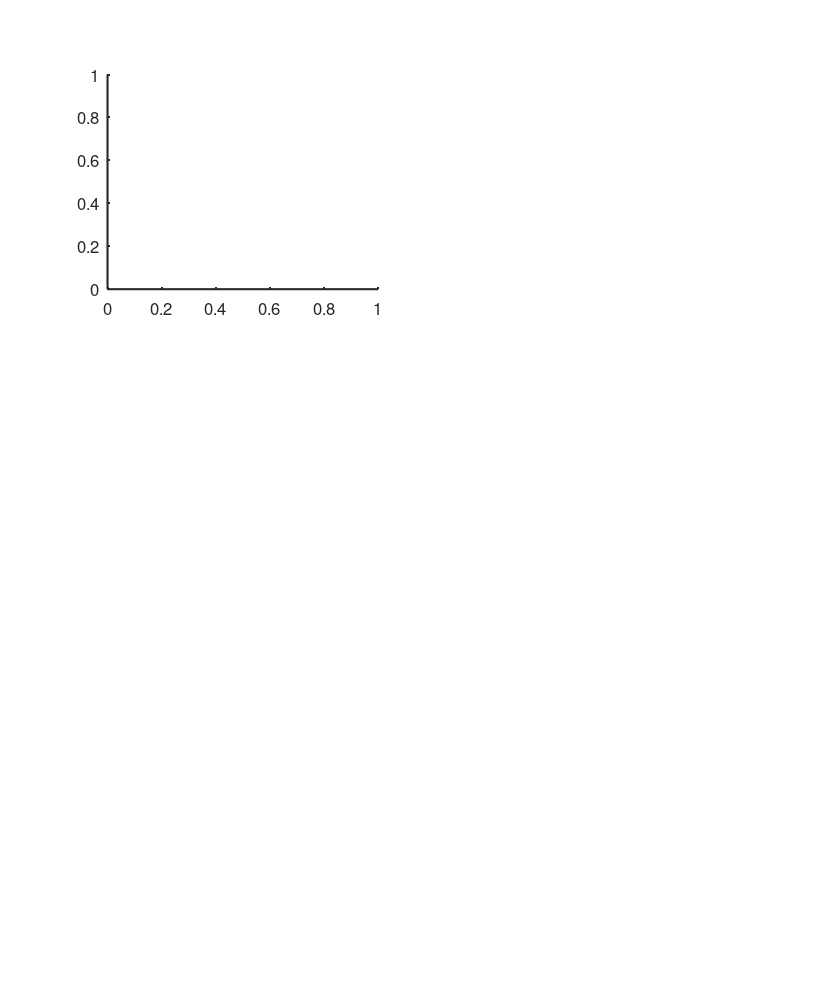

The MATLAB script that drew this image: (Note: this script raises an error after producing the figure.)
%% Neural Rejuvenation Hypothesis - Population Model (Publication Quality)
% This model demonstrates the key concepts of neural rejuvenation in addiction
% at the population level for scientific publication

clear all; close all; clc;

%% Simulation Parameters
dt = 0.1;                    % Time step (arbitrary units)
t_total = 500;               % Total simulation time
t = 0:dt:t_total;
n_steps = length(t);

% Drug exposure protocol
exposure_start = 100;        % When drug exposure begins
exposure_duration = 50;      % Duration of repeated exposures
n_exposures = 5;             % Number of exposure sessions
exposure_interval = 30;      % Time between exposures
withdrawal_start = exposure_start + n_exposures * exposure_interval;

%% Initial Population of Synapses
N_total = 1000;              % Total number of synapses
N_adult = N_total;           % Adult-like synapses (GluN2A-dominant)
N_juvenile = 0;              % Juvenile-like synapses (GluN2B-dominant)
N_silent = 0;                % Silent synapses (NMDA-only)
N_mature_silent = 0;         % Matured silent synapses (with CP-AMPARs)

%% Model Parameters
% Rejuvenation rates during exposure
k_adult_to_juvenile = 0.08;  % Rate of adult→juvenile conversion
k_silent_generation = 0.03;  % Rate of silent synapse generation

% Maturation rates during withdrawal
k_juvenile_to_adult = 0.02;  % Rate of juvenile→adult recovery
k_silent_maturation = 0.04;  % Rate of silent→mature conversion
k_silent_pruning = 0.01;     % Rate of silent synapse elimination

% Plasticity parameters
plasticity_adult = 1.0;      % Baseline plasticity for adult synapses
plasticity_juvenile = 2.5;   % Enhanced plasticity for juvenile synapses
plasticity_silent = 0.5;     % Reduced plasticity for silent synapses
plasticity_cp_ampar = 3.0;   % Very high plasticity for CP-AMPAR synapses

%% Initialize arrays to store results
populations = zeros(n_steps, 4);  % [Adult, Juvenile, Silent, Mature_Silent]
drug_present = zeros(n_steps, 1);
total_plasticity = zeros(n_steps, 1);
memory_strength = zeros(n_steps, 1);
cue_response = zeros(n_steps, 1);

%% Main simulation loop
current_memory = 0;

for i = 1:n_steps
    current_time = t(i);
    
    %% Determine if drug is present
    drug_exposure = 0;
    for exp = 1:n_exposures
        exp_start = exposure_start + (exp-1) * exposure_interval;
        if current_time >= exp_start && current_time <= exp_start + 5
            drug_exposure = 1;
            break;
        end
    end
    
    drug_present(i) = drug_exposure;
    
    %% During drug exposure - Rejuvenation phase
    if drug_exposure == 1
        % Convert adult synapses to juvenile-like
        adult_to_juvenile = k_adult_to_juvenile * N_adult * dt;
        N_adult = max(0, N_adult - adult_to_juvenile);
        N_juvenile = N_juvenile + adult_to_juvenile;
        
        % Generate silent synapses from juvenile population
        juvenile_to_silent = k_silent_generation * N_juvenile * dt;
        N_juvenile = max(0, N_juvenile - juvenile_to_silent);
        N_silent = N_silent + juvenile_to_silent;
        
    %% During withdrawal - Maturation phase
    elseif current_time > withdrawal_start
        % Gradual recovery of juvenile to adult
        juvenile_to_adult = k_juvenile_to_adult * N_juvenile * dt;
        N_juvenile = max(0, N_juvenile - juvenile_to_adult);
        N_adult = N_adult + juvenile_to_adult;
        
        % Silent synapses can mature or be pruned
        silent_maturation = k_silent_maturation * N_silent * dt;
        silent_pruning = k_silent_pruning * N_silent * dt;
        
        N_silent = max(0, N_silent - silent_maturation - silent_pruning);
        N_mature_silent = N_mature_silent + silent_maturation;
        % Pruned synapses are lost from the system
    end
    
    %% Calculate total plasticity capacity
    total_plasticity(i) = (N_adult * plasticity_adult + ...
                          N_juvenile * plasticity_juvenile + ...
                          N_silent * plasticity_silent + ...
                          N_mature_silent * plasticity_cp_ampar) / N_total;
    
    %% Memory formation and incubation
    if drug_exposure == 1
        % Strong memory formation during drug exposure
        memory_increment = 0.5 * total_plasticity(i);
        current_memory = current_memory + memory_increment * dt;
    else
        % Memory incubation - grows during withdrawal due to silent synapse maturation
        incubation_factor = N_mature_silent / N_total;  % More mature silent synapses = stronger incubation
        memory_increment = 0.1 * incubation_factor;
        current_memory = current_memory + memory_increment * dt;
    end
    
    memory_strength(i) = current_memory;
    
    %% Cue-induced response (simplified)
    % Simulate periodic cue presentation
    if mod(current_time, 50) < 2  % Cue every 50 time units for 2 units duration
        cue_response(i) = memory_strength(i) * total_plasticity(i) * 0.8;
    else
        cue_response(i) = 0;
    end
    
    %% Store population data
    populations(i, :) = [N_adult, N_juvenile, N_silent, N_mature_silent];
end

%% Publication Quality Figure Settings
% Set default figure properties for publication
set(0, 'DefaultFigureColor', 'white');
set(0, 'DefaultAxesLineWidth', 1.5);
set(0, 'DefaultLineLineWidth', 2);
set(0, 'DefaultAxesFontSize', 12);
set(0, 'DefaultTextFontSize', 12);

% A4 paper size in inches (210 × 297 mm = 8.27 × 11.69 inches)
A4_width = 8.27;
A4_height = 11.69;

%% Figure 1: Core Rejuvenation Dynamics
fig1 = figure('Position', [100, 100, 800, 1000], 'Color', 'white');
% Set figure size to A4 with proper aspect ratio (3 rows, 2 columns)
set(fig1, 'Units', 'inches');
set(fig1, 'Position', [1, 1, A4_width, A4_height*0.85]); % Use 85% of A4 height
set(fig1, 'PaperUnits', 'inches');
set(fig1, 'PaperSize', [A4_width, A4_height*0.85]);
set(fig1, 'PaperPosition', [0, 0, A4_width, A4_height*0.85]);

% Panel A: Drug exposure timeline and cue-induced responses
subplot(3, 2, 1);
% Create a comprehensive timeline view
yyaxis left
h_cue = stem(t(cue_response > 0), cue_response(cue_response > 0), 'g', 'LineWidth', 2, 'MarkerSize', 4);
ylabel('Cue Response Strength', 'FontSize', 11, 'FontWeight', 'bold');
set(gca, 'YColor', [0.2 0.7 0.3]);

yyaxis right
% Show drug exposure as filled regions
drug_timeline = zeros(size(t));
drug_timeline(drug_present > 0) = 1;
h_drug = area(t, drug_timeline, 'FaceColor', [0.8 0.3 0.3], 'EdgeColor', 'none', 'FaceAlpha', 0.6);
ylabel('Drug Exposure', 'FontSize', 11, 'FontWeight', 'bold');
set(gca, 'YColor', [0.8 0.3 0.3], 'YTick', [0 1], 'YTickLabel', {'Off', 'On'});
ylim([0 1.2]);

xlabel('Time (a.u.)', 'FontSize', 11, 'FontWeight', 'bold');
title('A. Drug Exposure & Cue Responses', 'FontSize', 13, 'FontWeight', 'bold');
set(gca, 'Box', 'off', 'LineWidth', 1.5);
grid on;

% Add phase annotations
text(50, 0.5, 'Baseline', 'FontSize', 9, 'FontWeight', 'bold', 'HorizontalAlignment', 'center');
text(150, 0.5, 'Exposure', 'FontSize', 9, 'FontWeight', 'bold', 'HorizontalAlignment', 'center', 'Color', [0.8 0.3 0.3]);
text(350, 0.5, 'Withdrawal', 'FontSize', 9, 'FontWeight', 'bold', 'HorizontalAlignment', 'center');
text(450, 0.5, 'Incubation', 'FontSize', 9, 'FontWeight', 'bold', 'HorizontalAlignment', 'center');

% Panel B: Population dynamics
subplot(3, 2, 2);
colors = [0.2 0.4 0.8; 0.8 0.2 0.2; 0.2 0.7 0.3; 0.7 0.2 0.7];
h1 = plot(t, populations(:, 1), 'Color', colors(1,:), 'LineWidth', 2.5); hold on;
h2 = plot(t, populations(:, 2), 'Color', colors(2,:), 'LineWidth', 2.5);
h3 = plot(t, populations(:, 3), 'Color', colors(3,:), 'LineWidth', 2.5);
h4 = plot(t, populations(:, 4), 'Color', colors(4,:), 'LineWidth', 2.5);

% Mark drug exposure periods
drug_times = find(drug_present > 0);
if ~isempty(drug_times)
    exposure_regions = [];
    for j = 1:length(drug_times)
        if j == 1 || drug_times(j) - drug_times(j-1) > 10
            region_start = t(drug_times(j));
        end
        if j == length(drug_times) || drug_times(j+1) - drug_times(j) > 10
            region_end = t(drug_times(j));
            patch([region_start region_end region_end region_start], ...
                  [0 0 N_total*1.1 N_total*1.1], [0.9 0.9 0.9], ...
                  'EdgeColor', 'none', 'FaceAlpha', 0.3);
        end
    end
end

xlabel('Time (a.u.)', 'FontSize', 11, 'FontWeight', 'bold');
ylabel('Number of Synapses', 'FontSize', 11, 'FontWeight', 'bold');
title('B. Synapse Population Dynamics', 'FontSize', 13, 'FontWeight', 'bold');
legend([h1 h2 h3 h4], {'Adult (GluN2A)', 'Juvenile (GluN2B)', 'Silent', 'Matured (CP-AMPAR)'}, ...
       'Location', 'best', 'FontSize', 9);
set(gca, 'Box', 'off', 'LineWidth', 1.5);
ylim([0 N_total*1.1]);
grid on; grid minor;

% Panel C: NMDA receptor subunit composition
subplot(3, 2, 3);
gluN2A_ratio = populations(:, 1) ./ (populations(:, 1) + populations(:, 2) + 0.001);
gluN2B_ratio = populations(:, 2) ./ (populations(:, 1) + populations(:, 2) + 0.001);
h5 = plot(t, gluN2A_ratio, 'Color', [0.2 0.4 0.8], 'LineWidth', 3); hold on;
h6 = plot(t, gluN2B_ratio, 'Color', [0.8 0.2 0.2], 'LineWidth', 3);
plot(t, ones(size(t))*0.8, '--', 'Color', [0.2 0.4 0.8], 'LineWidth', 1.5);
plot(t, ones(size(t))*0.2, '--', 'Color', [0.8 0.2 0.2], 'LineWidth', 1.5);

% Mark drug exposure periods
if ~isempty(drug_times)
    for j = 1:length(drug_times)
        if j == 1 || drug_times(j) - drug_times(j-1) > 10
            region_start = t(drug_times(j));
        end
        if j == length(drug_times) || drug_times(j+1) - drug_times(j) > 10
            region_end = t(drug_times(j));
            patch([region_start region_end region_end region_start], ...
                  [0 0 1 1], [0.9 0.9 0.9], 'EdgeColor', 'none', 'FaceAlpha', 0.3);
        end
    end
end

xlabel('Time (a.u.)', 'FontSize', 11, 'FontWeight', 'bold');
ylabel('Receptor Subunit Ratio', 'FontSize', 11, 'FontWeight', 'bold');
title('C. NMDA Receptor Rejuvenation', 'FontSize', 13, 'FontWeight', 'bold');
legend([h5 h6], {'GluN2A (Adult)', 'GluN2B (Juvenile)'}, 'Location', 'best', 'FontSize', 9);
ylim([0 1]); 
set(gca, 'Box', 'off', 'LineWidth', 1.5);
grid on; grid minor;

% Panel D: Memory strength and incubation
subplot(3, 2, 4);
h7 = plot(t, memory_strength, 'Color', [0.8 0.1 0.1], 'LineWidth', 3); hold on;

% Mark drug exposure periods
if ~isempty(drug_times)
    for j = 1:length(drug_times)
        if j == 1 || drug_times(j) - drug_times(j-1) > 10
            region_start = t(drug_times(j));
        end
        if j == length(drug_times) || drug_times(j+1) - drug_times(j) > 10
            region_end = t(drug_times(j));
            patch([region_start region_end region_end region_start], ...
                  [0 0 max(memory_strength)*1.1 max(memory_strength)*1.1], ...
                  [0.9 0.9 0.9], 'EdgeColor', 'none', 'FaceAlpha', 0.3);
        end
    end
end

xlabel('Time (a.u.)', 'FontSize', 11, 'FontWeight', 'bold');
ylabel('Memory Strength', 'FontSize', 11, 'FontWeight', 'bold');
title('D. Memory Formation & Incubation', 'FontSize', 13, 'FontWeight', 'bold');
set(gca, 'Box', 'off', 'LineWidth', 1.5);
ylim([0 max(memory_strength)*1.1]);
grid on; grid minor;

% Panel E: Plasticity capacity over time
subplot(3, 2, 5);
h8 = plot(t, total_plasticity, 'Color', [0.1 0.1 0.8], 'LineWidth', 3); hold on;

% Mark drug exposure periods
if ~isempty(drug_times)
    for j = 1:length(drug_times)
        if j == 1 || drug_times(j) - drug_times(j-1) > 10
            region_start = t(drug_times(j));
        end
        if j == length(drug_times) || drug_times(j+1) - drug_times(j) > 10
            region_end = t(drug_times(j));
            patch([region_start region_end region_end region_start], ...
                  [0 0 max(total_plasticity)*1.1 max(total_plasticity)*1.1], ...
                  [0.9 0.9 0.9], 'EdgeColor', 'none', 'FaceAlpha', 0.3);
        end
    end
end

xlabel('Time (a.u.)', 'FontSize', 11, 'FontWeight', 'bold');
ylabel('Plasticity Capacity', 'FontSize', 11, 'FontWeight', 'bold');
title('E. Enhanced Plasticity Window', 'FontSize', 13, 'FontWeight', 'bold');
set(gca, 'Box', 'off', 'LineWidth', 1.5);
ylim([1 max(total_plasticity)*1.1]);
grid on; grid minor;

% Panel F: Conceptual diagram of rejuvenation process
subplot(3, 2, 6);
% Create a schematic showing the key concept
x_stages = [1 2 3 4];
stage_names = {'Adult', 'Juvenile', 'Silent', 'Matured'};
stage_heights = [1, 2.5, 1.5, 3];
stage_colors = colors;

for i = 1:4
    bar(x_stages(i), stage_heights(i), 'FaceColor', stage_colors(i,:), ...
        'EdgeColor', 'black', 'LineWidth', 1.5);
    hold on;
end

set(gca, 'XTick', x_stages, 'XTickLabel', stage_names);
ylabel('Plasticity Level', 'FontSize', 11, 'FontWeight', 'bold');
title('F. Rejuvenation Process', 'FontSize', 13, 'FontWeight', 'bold');
set(gca, 'Box', 'off', 'LineWidth', 1.5);
ylim([0 3.5]);
grid on;

% Add overall title
sgtitle('Neural Rejuvenation Hypothesis: Population-Level Dynamics', ...
        'FontSize', 16, 'FontWeight', 'bold');

%% Save Figure 1 in multiple formats
fig1_name = 'Figure1_Neural_Rejuvenation_Dynamics';

% PNG format (300 DPI)
print(fig1, [fig1_name '.png'], '-dpng', '-r300');

% TIFF format (300 DPI)
print(fig1, [fig1_name '.tiff'], '-dtiff', '-r300');

% PDF format (vector graphics, best for publications)
print(fig1, [fig1_name '.pdf'], '-dpdf', '-r300');

% MATLAB .fig format (for future editing)
savefig(fig1, [fig1_name '.fig']);

% EPS format (vector graphics, alternative to PDF)
print(fig1, [fig1_name '.eps'], '-depsc2', '-r300');

fprintf('Figure 1 saved in formats: PNG, TIFF, PDF, FIG, EPS\n');

%% Figure 2: Silent Synapse Dynamics and Experimental Predictions
fig2 = figure('Position', [200, 200, 800, 600], 'Color', 'white');
% Set figure size to A4 with proper aspect ratio (3 rows, 2 columns)
set(fig2, 'Units', 'inches');
set(fig2, 'Position', [1, 1, A4_width, A4_height*0.75]); % Use 75% of A4 height
set(fig2, 'PaperUnits', 'inches');
set(fig2, 'PaperSize', [A4_width, A4_height*0.75]);
set(fig2, 'PaperPosition', [0, 0, A4_width, A4_height*0.75]);

% Panel A: Silent synapse generation and maturation
subplot(3, 2, 1);
silent_total = populations(:, 3) + populations(:, 4);
h9 = plot(t, populations(:, 3), 'Color', [0.2 0.7 0.3], 'LineWidth', 2.5); hold on;
h10 = plot(t, populations(:, 4), 'Color', [0.7 0.2 0.7], 'LineWidth', 2.5);
h11 = plot(t, silent_total, '--', 'Color', [0.3 0.3 0.3], 'LineWidth', 2);

% Mark drug exposure periods
if ~isempty(drug_times)
    for j = 1:length(drug_times)
        if j == 1 || drug_times(j) - drug_times(j-1) > 10
            region_start = t(drug_times(j));
        end
        if j == length(drug_times) || drug_times(j+1) - drug_times(j) > 10
            region_end = t(drug_times(j));
            patch([region_start region_end region_end region_start], ...
                  [0 0 max(silent_total)*1.2 max(silent_total)*1.2], ...
                  [0.9 0.9 0.9], 'EdgeColor', 'none', 'FaceAlpha', 0.3);
        end
    end
end

xlabel('Time (a.u.)', 'FontSize', 11, 'FontWeight', 'bold');
ylabel('Number of Synapses', 'FontSize', 11, 'FontWeight', 'bold');
title('A. Silent Synapse Dynamics', 'FontSize', 13, 'FontWeight', 'bold');
legend([h9 h10 h11], {'Silent (NMDA-only)', 'Matured (CP-AMPAR)', 'Total Silent'}, ...
       'Location', 'best', 'FontSize', 9);
set(gca, 'Box', 'off', 'LineWidth', 1.5);
grid on;

% Panel B: Incubation quantification
subplot(3, 2, 2);
baseline_response = mean(memory_strength(1:50));
incubation_index = memory_strength / (baseline_response + 0.01);
h12 = plot(t, incubation_index, 'Color', [0.8 0.4 0.1], 'LineWidth', 2.5); hold on;

% Mark drug exposure periods
if ~isempty(drug_times)
    for j = 1:length(drug_times)
        if j == 1 || drug_times(j) - drug_times(j-1) > 10
            region_start = t(drug_times(j));
        end
        if j == length(drug_times) || drug_times(j+1) - drug_times(j) > 10
            region_end = t(drug_times(j));
            patch([region_start region_end region_end region_start], ...
                  [0 0 max(incubation_index)*1.1 max(incubation_index)*1.1], ...
                  [0.9 0.9 0.9], 'EdgeColor', 'none', 'FaceAlpha', 0.3);
        end
    end
end

xlabel('Time (a.u.)', 'FontSize', 11, 'FontWeight', 'bold');
ylabel('Incubation Index (Fold Change)', 'FontSize', 11, 'FontWeight', 'bold');
title('B. Craving Incubation', 'FontSize', 13, 'FontWeight', 'bold');
ylim([0 max(incubation_index)*1.1]);
set(gca, 'Box', 'off', 'LineWidth', 1.5);
grid on;

% Panel C: Experimental predictions bar chart
subplot(3, 2, 3);
time_points = [50, 120, 200, 350, 450];
labels = {'Baseline', 'Exposure', 'Early Withdr.', 'Late Withdr.', 'Recovery'};
gluN2B_levels = [0.2, 0.7, 0.5, 0.3, 0.25];
silent_levels = [0, 0.15, 0.20, 0.10, 0.05];
x = 1:5;
width = 0.35;
b1 = bar(x - width/2, gluN2B_levels, width, 'FaceColor', [0.8 0.2 0.2], 'EdgeColor', 'none'); hold on;
b2 = bar(x + width/2, silent_levels, width, 'FaceColor', [0.2 0.7 0.3], 'EdgeColor', 'none');
set(gca, 'XTick', x, 'XTickLabel', labels);
ylabel('Relative Level', 'FontSize', 11, 'FontWeight', 'bold');
title('C. Experimental Predictions', 'FontSize', 13, 'FontWeight', 'bold');
legend([b1 b2], {'GluN2B Enrichment', 'Silent Synapses'}, 'Location', 'best', 'FontSize', 9);
xtickangle(45);
set(gca, 'Box', 'off', 'LineWidth', 1.5);
grid on;

% Panel D: LTP capacity over time
subplot(3, 2, 4);
ltp_capacity = 1 + 0.5 * gluN2B_ratio + 2 * (populations(:,4)/N_total);
h13 = plot(t, ltp_capacity, 'Color', [0.1 0.5 0.8], 'LineWidth', 2.5); hold on;

% Mark drug exposure periods
if ~isempty(drug_times)
    for j = 1:length(drug_times)
        if j == 1 || drug_times(j) - drug_times(j-1) > 10
            region_start = t(drug_times(j));
        end
        if j == length(drug_times) || drug_times(j+1) - drug_times(j) > 10
            region_end = t(drug_times(j));
            patch([region_start region_end region_end region_start], ...
                  [0 0 max(ltp_capacity)*1.1 max(ltp_capacity)*1.1], ...
                  [0.9 0.9 0.9], 'EdgeColor', 'none', 'FaceAlpha', 0.3);
        end
    end
end

xlabel('Time (a.u.)', 'FontSize', 11, 'FontWeight', 'bold');
ylabel('Relative LTP Capacity', 'FontSize', 11, 'FontWeight', 'bold');
title('D. Long-term Potentiation Capacity', 'FontSize', 13, 'FontWeight', 'bold');
set(gca, 'Box', 'off', 'LineWidth', 1.5);
grid on;

% Panel E: Memory formation rate
subplot(3, 2, 5);
memory_rate = [0; diff(memory_strength)/dt];
h14 = plot(t, memory_rate, 'Color', [0.6 0.1 0.6], 'LineWidth', 2); hold on;
h15 = plot(t, smooth(memory_rate, 50), 'Color', [0.2 0.2 0.2], 'LineWidth', 2.5);

% Mark drug exposure periods
if ~isempty(drug_times)
    for j = 1:length(drug_times)
        if j == 1 || drug_times(j) - drug_times(j-1) > 10
            region_start = t(drug_times(j));
        end
        if j == length(drug_times) || drug_times(j+1) - drug_times(j) > 10
            region_end = t(drug_times(j));
            patch([region_start region_end region_end region_start], ...
                  [min(memory_rate)*1.1 min(memory_rate)*1.1 max(memory_rate)*1.1 max(memory_rate)*1.1], ...
                  [0.9 0.9 0.9], 'EdgeColor', 'none', 'FaceAlpha', 0.3);
        end
    end
end

xlabel('Time (a.u.)', 'FontSize', 11, 'FontWeight', 'bold');
ylabel('Memory Formation Rate', 'FontSize', 11, 'FontWeight', 'bold');
title('E. Rate of Memory Formation', 'FontSize', 13, 'FontWeight', 'bold');
legend([h14 h15], {'Instantaneous', 'Smoothed'}, 'Location', 'best', 'FontSize', 9);
set(gca, 'Box', 'off', 'LineWidth', 1.5);
grid on;

% Panel F: Summary schematic
subplot(3, 2, 6);
% Create a conceptual diagram
phases = [1 2 3 4];
phase_names = {'Baseline', 'Exposure', 'Withdrawal', 'Incubation'};
phase_colors = [0.7 0.7 0.7; 1 0.5 0.5; 0.5 0.5 1; 0.8 0.8 0.5];
plasticity_levels = [1, 2.5, 2.0, 1.8];



for i = 1:4
    bar(i, plasticity_levels(i), 'FaceColor', phase_colors(i,:), 'EdgeColor', 'black', 'LineWidth', 1.5);
    hold on;
end

set(gca, 'XTick', phases, 'XTickLabel', phase_names);
ylabel('Plasticity Level', 'FontSize', 11, 'FontWeight', 'bold');
title('F. Rejuvenation Phases', 'FontSize', 13, 'FontWeight', 'bold');
xtickangle(0);
set(gca, 'Box', 'off', 'LineWidth', 1.5);
ylim([0 3]);
xtickangle(45); 
grid on;

sgtitle('Silent Synapse Dynamics and Experimental Predictions', ...
        'FontSize', 15, 'FontWeight', 'bold');

%% Save Figure 2 in multiple formats
fig2_name = 'Figure2_Silent_Synapse_Dynamics';

% PNG format (300 DPI)
print(fig2, [fig2_name '.png'], '-dpng', '-r300');

% TIFF format (300 DPI)
print(fig2, [fig2_name '.tiff'], '-dtiff', '-r300');

% PDF format (vector graphics, best for publications)
print(fig2, [fig2_name '.pdf'], '-dpdf', '-r300');

% MATLAB .fig format (for future editing)
savefig(fig2, [fig2_name '.fig']);

% EPS format (vector graphics, alternative to PDF)
print(fig2, [fig2_name '.eps'], '-depsc2', '-r300');

fprintf('Figure 2 saved in formats: PNG, TIFF, PDF, FIG, EPS\n');

%% Summary statistics
fprintf('\n=== NEURAL REJUVENATION SIMULATION RESULTS ===\n');
fprintf('Initial adult synapses: %d\n', N_total);
fprintf('Final adult synapses: %d (%.1f%%)\n', populations(end, 1), populations(end, 1)/N_total*100);
fprintf('Final juvenile synapses: %d (%.1f%%)\n', populations(end, 2), populations(end, 2)/N_total*100);
fprintf('Final silent synapses: %d (%.1f%%)\n', populations(end, 3), populations(end, 3)/N_total*100);
fprintf('Final mature silent synapses: %d (%.1f%%)\n', populations(end, 4), populations(end, 4)/N_total*100);

fprintf('\nPeak plasticity during exposure: %.2f\n', max(total_plasticity));
fprintf('Final memory strength: %.2f\n', memory_strength(end));
fprintf('Peak cue response: %.2f\n', max(cue_response));

% Find incubation effect
withdrawal_idx = find(t >= withdrawal_start, 1);
if ~isempty(withdrawal_idx) && length(memory_strength) > withdrawal_idx + 50
    early_withdrawal_response = mean(memory_strength(withdrawal_idx:withdrawal_idx+50));
    late_withdrawal_response = mean(memory_strength(max(1,end-50):end));
    fprintf('Incubation effect: %.1f%% increase in memory strength\n', ...
            (late_withdrawal_response/early_withdrawal_response - 1)*100);
end

%% Save results
save('rejuvenation_publication_results.mat', 't', 'populations', 'total_plasticity', ...
     'memory_strength', 'cue_response', 'drug_present', 'gluN2A_ratio', 'gluN2B_ratio');

fprintf('\nResults saved to rejuvenation_publication_results.mat\n');
fprintf('\n=== PUBLICATION-READY FIGURES SAVED ===\n');
fprintf('Both figures saved in A4-compatible sizes with the following formats:\n');
fprintf('- PNG (300 DPI, raster graphics)\n');
fprintf('- TIFF (300 DPI, high-quality raster)\n');
fprintf('- PDF (vector graphics, recommended for publications)\n');
fprintf('- EPS (vector graphics, alternative format)\n');
fprintf('- FIG (MATLAB format for future editing)\n');
fprintf('\nFiles are ready for scientific publication!\n');
